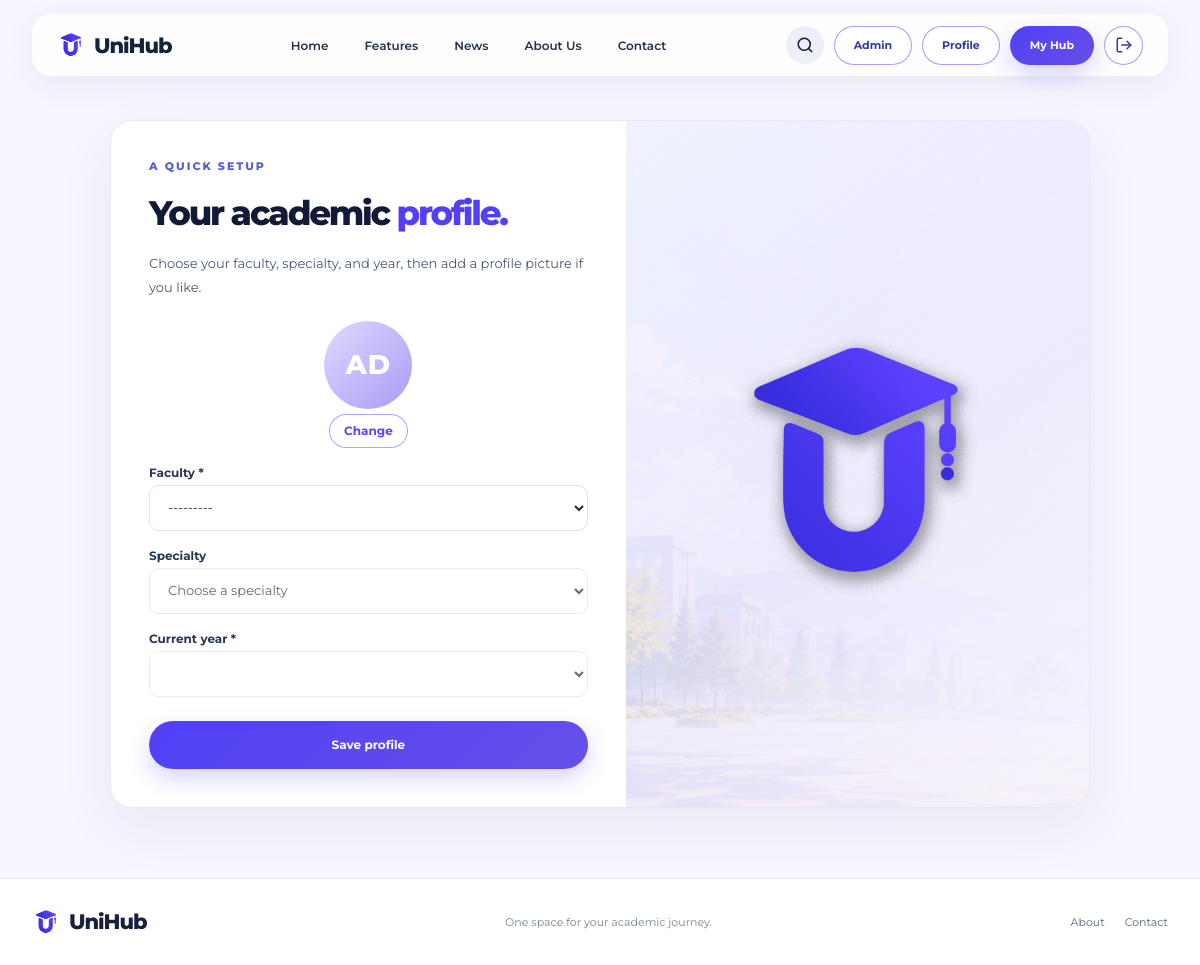
The app's page /student-form/ (signed in), older data.
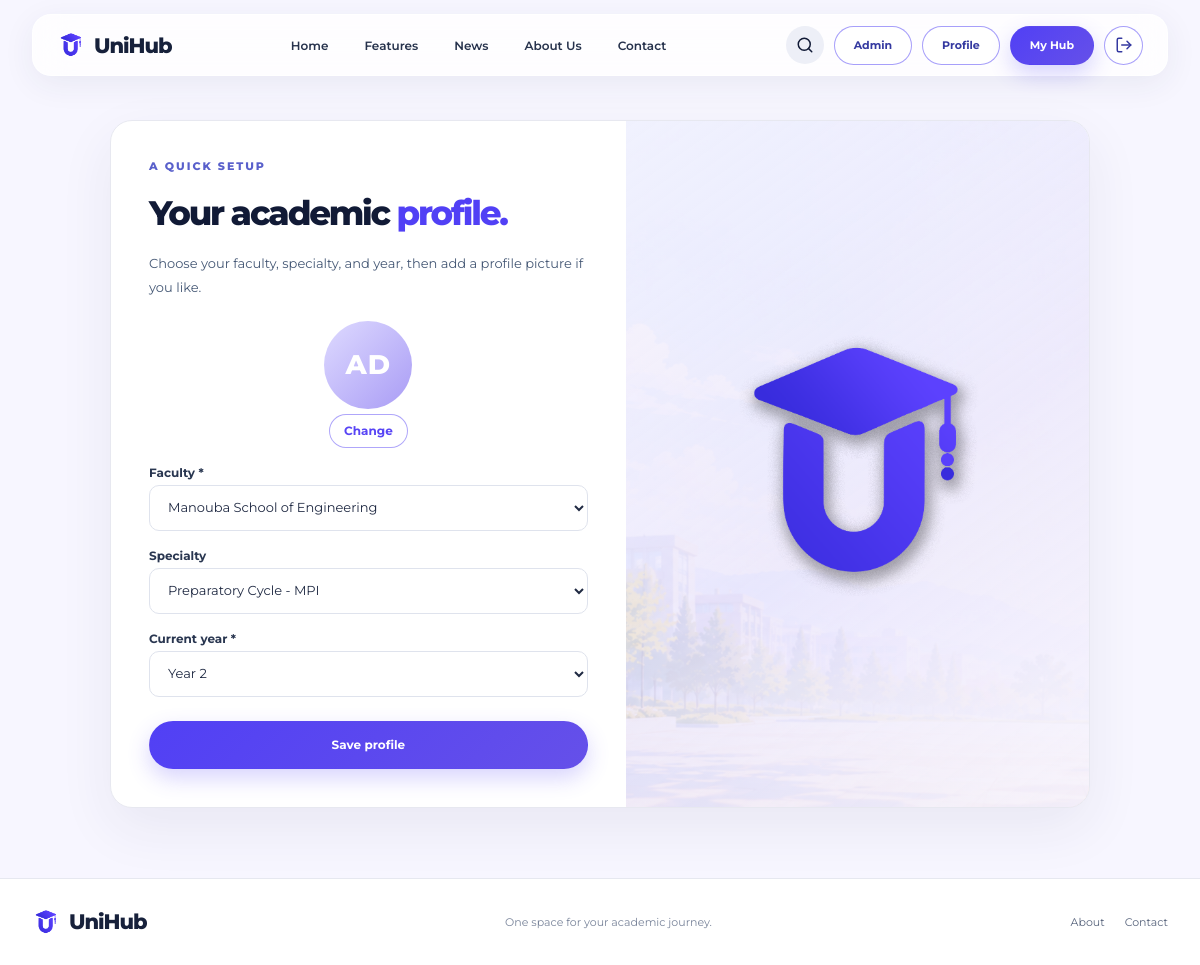
The same page, newer data.
### core/models.py (models this page shows, shortened)
class UserProfile(models.Model):
    ROLE_CHOICES=[("student","Student"),("professor","Professor"),("representative","Department representative")]
    user=models.OneToOneField(settings.AUTH_USER_MODEL,on_delete=models.CASCADE,related_name="profile")
    role=models.CharField(max_length=20,choices=ROLE_CHOICES,default="student")
    semester=models.CharField(max_length=12,choices=SEMESTER_CHOICES,default=current_semester)
    specialty=models.ForeignKey(Specialty,on_delete=models.SET_NULL,null=True,blank=True,related_name="students")
    current_year=models.PositiveSmallIntegerField(choices=[(1,"Year 1"),(2,"Year 2"),(3,"Year 3")],default=1)
    bio=models.TextField(blank=True)
    avatar_url=models.URLField(blank=True)
    avatar=models.ImageField(upload_to="avatars/%Y/%m/%d/",blank=True,null=True)
    follows=models.ManyToManyField("self",symmetrical=False,blank=True,related_name="followed_by")
    created_at=models.DateTimeField(auto_now_add=True)

### core/views.py (the view)
@login_required
def student_form(request):
    profile=profile_for(request.user); form=StudentProfileForm(request.POST or None,request.FILES or None,instance=profile)
    if request.method=="POST" and form.is_valid():
        form.save(); messages.success(request,"Your academic profile has been saved."); return redirect("dashboard")
    name_parts=[part for part in (request.user.first_name,request.user.last_name) if part]
    initials="".join(part[0] for part in name_parts[:2]) or request.user.username[:2]
    if len(initials)==1 and request.user.username:
        initials+=request.user.username[1:2]
    return render(request,"registration/student_form.html",{"form":form,"avatar_initials":initials.upper()})

### core/forms.py (called while the page is built)
    def configure_specialty_year_fields(self):
        specialties=Specialty.objects.all()
        self.fields["specialty"].queryset=specialties
        self.fields["specialty"].widget.attrs["data-year-counts"] = json.dumps({
            str(specialty.pk): len(years_for_specialty(specialty))
            for specialty in specialties
        })

### core/models.py (called while the page is built)
def years_for_specialty(specialty):
    if specialty and specialty.cycle in ("preparatory", "master"):
        return (1, 2)
    return (1, 2, 3)

    def __str__(self): return self.name

    def __str__(self): return f"{self.name} — {self.faculty.name}"

### core/views.py (called while the page is built)
def profile_for(user):
    obj,created=UserProfile.objects.get_or_create(user=user)
    return obj

### templates/registration/student_form.html (shortened to what this page needs)
{% extends "base.html" %}
{% load static %}
{% block body_class %}student-setup-body{% endblock %}
{% block content %}
<main class="page-shell">
  <section class="form-card student-setup-card">
    <div class="student-setup-form">
      <p class="kicker">A QUICK SETUP</p>
      <h1>Your academic <em>profile.</em></h1>
      <p class="description">Choose your faculty, specialty, and year, then add a profile picture if you like.</p>
      <form method="post" enctype="multipart/form-data">
        {% with avatar=form.avatar %}
          <div class="student-setup-field student-setup-avatar">
            <div class="student-setup-avatar-preview" id="studentAvatarPreview">
              {% if form.instance.avatar %}
                <img src="{{ form.instance.avatar.url }}" alt="Current profile picture">
              {% else %}
                <span aria-label="Profile initials">{{ avatar_initials }}</span>
              {% endif %}
            </div>
            <button class="student-setup-avatar-change" type="button" aria-controls="{{ avatar.id_for_label }}">Change</button>
          </div>
        {% endwith %}
        {% for field in form %}
          {% if field.name != "avatar" %}
            <div class="student-setup-field">
              <label for="{{ field.id_for_label }}">{{ field.label }}{% if field.field.required %}<span aria-hidden="true"> *</span>{% endif %}</label>
              {{ field }}
            </div>
          {% endif %}
        {% endfor %}
        <button class="btn btn-primary btn-lg form-submit" type="submit">Save profile</button>
      </form>
    </div>
    <aside class="student-setup-visual" aria-label="UniHub academic dashboard illustration">
      <img src="{% static 'img/Logo éducatif U Shadow.png' %}" alt="UniHub academic dashboard displayed on a laptop with study materials">
    </aside>
  </section>
</main>
{% endblock %}

Row changes from the older to the newer data that the page shows:
changed UserProfile: specialty "Choose a specialty" → "Preparatory Cycle - MPI"; current_year (not shown) → "Year 2"
Text that changed along with them:
form field faculty: "---------" → "Manouba School of Engineering"
